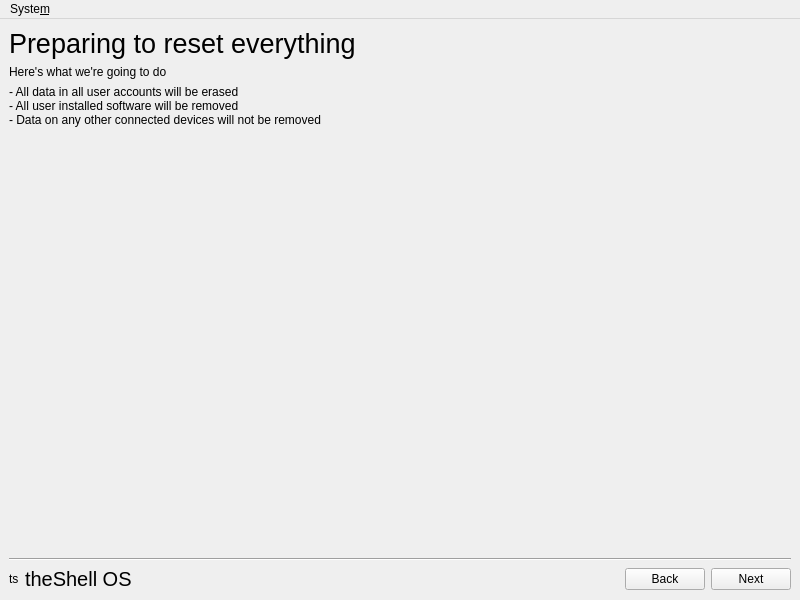
<?xml version="1.0" encoding="UTF-8"?>
<ui version="4.0">
 <class>Reset</class>
 <widget class="QMainWindow" name="Reset">
  <property name="geometry">
   <rect>
    <x>0</x>
    <y>0</y>
    <width>800</width>
    <height>600</height>
   </rect>
  </property>
  <property name="windowTitle">
   <string>MainWindow</string>
  </property>
  <widget class="QWidget" name="centralwidget">
   <layout class="QVBoxLayout" name="verticalLayout">
    <property name="leftMargin">
     <number>0</number>
    </property>
    <property name="topMargin">
     <number>0</number>
    </property>
    <property name="rightMargin">
     <number>0</number>
    </property>
    <property name="bottomMargin">
     <number>0</number>
    </property>
    <item>
     <widget class="AnimatedStackedWidget" name="pages">
      <property name="currentIndex">
       <number>1</number>
      </property>
      <widget class="QWidget" name="page">
       <property name="autoFillBackground">
        <bool>true</bool>
       </property>
       <layout class="QVBoxLayout" name="verticalLayout_3">
        <item>
         <widget class="QLabel" name="label">
          <property name="font">
           <font>
            <pointsize>20</pointsize>
           </font>
          </property>
          <property name="text">
           <string>Reset Device</string>
          </property>
         </widget>
        </item>
        <item>
         <widget class="QLabel" name="label_2">
          <property name="text">
           <string>How do you want to reset this device?</string>
          </property>
         </widget>
        </item>
        <item>
         <layout class="QVBoxLayout" name="verticalLayout_4">
          <property name="spacing">
           <number>0</number>
          </property>
          <item>
           <widget class="QCommandLinkButton" name="reinstallAll">
            <property name="text">
             <string>Reinstall Everything</string>
            </property>
            <property name="description">
             <string>Reinstalls all software on this device. No data will be lost. Outdated software will be updated to their latest version.</string>
            </property>
           </widget>
          </item>
          <item>
           <widget class="QCommandLinkButton" name="resetUsers">
            <property name="text">
             <string>Reset Users</string>
            </property>
            <property name="description">
             <string>Delete all users, including all data from all users, but keep software intact</string>
            </property>
           </widget>
          </item>
          <item>
           <widget class="QCommandLinkButton" name="resetEverything">
            <property name="text">
             <string>Reset Everything</string>
            </property>
            <property name="description">
             <string>Erase everything on this device and start fresh</string>
            </property>
           </widget>
          </item>
         </layout>
        </item>
        <item>
         <spacer name="verticalSpacer">
          <property name="orientation">
           <enum>Qt::Vertical</enum>
          </property>
          <property name="sizeHint" stdset="0">
           <size>
            <width>20</width>
            <height>40</height>
           </size>
          </property>
         </spacer>
        </item>
       </layout>
      </widget>
      <widget class="QWidget" name="page_2">
       <property name="autoFillBackground">
        <bool>true</bool>
       </property>
       <layout class="QVBoxLayout" name="verticalLayout_5">
        <item>
         <widget class="QLabel" name="label_3">
          <property name="font">
           <font>
            <pointsize>20</pointsize>
           </font>
          </property>
          <property name="text">
           <string>Preparing to reset everything</string>
          </property>
         </widget>
        </item>
        <item>
         <widget class="QLabel" name="label_4">
          <property name="text">
           <string>Here's what we're going to do</string>
          </property>
         </widget>
        </item>
        <item>
         <widget class="QLabel" name="label_5">
          <property name="text">
           <string>- All data in all user accounts will be erased
- All user installed software will be removed
- Data on any other connected devices will not be removed</string>
          </property>
         </widget>
        </item>
        <item>
         <spacer name="verticalSpacer_2">
          <property name="orientation">
           <enum>Qt::Vertical</enum>
          </property>
          <property name="sizeHint" stdset="0">
           <size>
            <width>20</width>
            <height>40</height>
           </size>
          </property>
         </spacer>
        </item>
       </layout>
      </widget>
     </widget>
    </item>
    <item>
     <widget class="QFrame" name="lowerPane">
      <property name="frameShape">
       <enum>QFrame::NoFrame</enum>
      </property>
      <property name="frameShadow">
       <enum>QFrame::Raised</enum>
      </property>
      <layout class="QVBoxLayout" name="verticalLayout_2">
       <property name="topMargin">
        <number>0</number>
       </property>
       <item>
        <widget class="Line" name="line">
         <property name="orientation">
          <enum>Qt::Horizontal</enum>
         </property>
        </widget>
       </item>
       <item>
        <layout class="QHBoxLayout" name="horizontalLayout">
         <item>
          <widget class="QLabel" name="iconLabel">
           <property name="text">
            <string>ts</string>
           </property>
          </widget>
         </item>
         <item>
          <widget class="QLabel" name="osNameLabel">
           <property name="font">
            <font>
             <pointsize>15</pointsize>
            </font>
           </property>
           <property name="text">
            <string notr="true">theShell OS</string>
           </property>
          </widget>
         </item>
         <item>
          <spacer name="horizontalSpacer_7">
           <property name="orientation">
            <enum>Qt::Horizontal</enum>
           </property>
           <property name="sizeHint" stdset="0">
            <size>
             <width>40</width>
             <height>20</height>
            </size>
           </property>
          </spacer>
         </item>
         <item>
          <widget class="QPushButton" name="backButton">
           <property name="text">
            <string>Back</string>
           </property>
           <property name="icon">
            <iconset theme="go-previous"/>
           </property>
          </widget>
         </item>
         <item>
          <widget class="QPushButton" name="nextButton">
           <property name="text">
            <string>Next</string>
           </property>
           <property name="icon">
            <iconset theme="go-next">
             <normaloff>.</normaloff>.</iconset>
           </property>
          </widget>
         </item>
        </layout>
       </item>
      </layout>
     </widget>
    </item>
   </layout>
  </widget>
  <widget class="QMenuBar" name="menubar">
   <property name="geometry">
    <rect>
     <x>0</x>
     <y>0</y>
     <width>800</width>
     <height>22</height>
    </rect>
   </property>
   <widget class="QMenu" name="menuScallop">
    <property name="title">
     <string>Syste&amp;m</string>
    </property>
    <addaction name="actionReboot_System"/>
    <addaction name="actionPower_Off"/>
   </widget>
   <addaction name="menuScallop"/>
  </widget>
  <action name="actionReboot_System">
   <property name="icon">
    <iconset theme="system-reboot"/>
   </property>
   <property name="text">
    <string>Reboot</string>
   </property>
  </action>
  <action name="actionPower_Off">
   <property name="icon">
    <iconset theme="system-shutdown"/>
   </property>
   <property name="text">
    <string>Power Off</string>
   </property>
  </action>
 </widget>
 <customwidgets>
  <customwidget>
   <class>AnimatedStackedWidget</class>
   <extends>QStackedWidget</extends>
   <header>animatedstackedwidget.h</header>
   <container>1</container>
  </customwidget>
 </customwidgets>
 <resources/>
 <connections/>
</ui>
